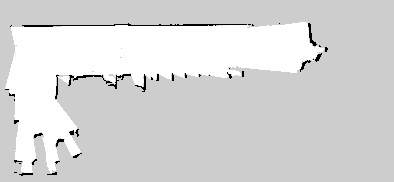
#> input picture Map/map_112_0510.pgm, 394 x 182 px; its folder holds only this picture in this run
$ python calibration_map.py
#> lines starting #> are read from the running program, lines starting #| are printed output that depends on the picture
from PIL import Image
import matplotlib.pyplot as plt
import yaml
import os
import json
import numpy as np

global vertices, dragging
dragging = None

# Define the YAML file path
CURRENT_DIR = os.path.dirname(os.path.abspath(__file__))
MAP_DIR = os.path.join(CURRENT_DIR, "Map")
YAML_FILE = os.path.join(MAP_DIR, "map_112_0510.yaml")
# Load the YAML file
with open(YAML_FILE, "r") as stream:
    data = yaml.safe_load(stream)

# Open the PGM file
IMG_PATH = os.path.join(MAP_DIR, data["image"])
img = Image.open(IMG_PATH)
#> img is the input picture: PIL image 394x182 L; min 0, max 254, mean 215

# get the map config
CONFIG_PATH = os.path.join(MAP_DIR, "map_config.json")
with open(CONFIG_PATH, "r") as f:
#> (reads Map/map_config.json from the repository)
    config_data = json.load(f)
    vertices = np.array(config_data["vertices"], np.int32)


fig, ax = plt.subplots()
# make rectangle from vertices
rectangle = plt.Polygon(vertices, closed=True, fill=False, linewidth=2)
ax.add_patch(rectangle)


def mouse_callback(event):
    global vertices, dragging
    if event.inaxes == ax:
        x, y = event.xdata, event.ydata
        if event.button == 1:  # Left button
            if dragging is None:
                for i, vertex in enumerate(vertices):
                    if abs(vertex[0] - x) < 3 and abs(vertex[1] - y) < 3:
                        dragging = i
            else:
                vertices[dragging] = [x, y]
                rectangle.set_xy(vertices)

        elif event.button == 3:  # Right button
            # quit the plt
            plt.close()

        else:
            dragging = None

    else:
        dragging = None
        fig.canvas.release_mouse(event)

    plt.draw()


# Connect the mouse callback function to the figure


def main():
    # Get the origin
    origin = data["origin"]

    # get the image size
    width, height = img.size
#> width = 394; height = 182

    # Plot the image and origin

    ax.imshow(img, cmap="gray")
    ax.scatter(
        -origin[0] / data["resolution"],
        height - (-origin[1] / data["resolution"]),
        marker="+",
        color="red",
    )
    ax.axis("equal")
    ax.axis("off")

    fig.canvas.mpl_connect("button_press_event", mouse_callback)
    fig.canvas.mpl_connect("button_release_event", mouse_callback)
    fig.canvas.mpl_connect("motion_notify_event", mouse_callback)

    plt.axis("scaled")
    plt.show()
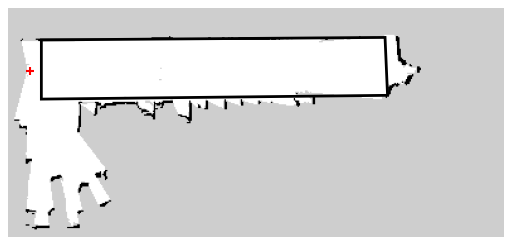
#> figure drawn by matplotlib, 1 panel

    # save the vertices to json file
    config_data["vertices"] = vertices.tolist()
    with open(CONFIG_PATH, "w") as f:
        json.dump(config_data, f)
        print("Saved the vertices to json file.")

    # Save the plot as a PNG file
    # plt.savefig("your_map.png", bbox_inches="tight")
    return None


if __name__ == "__main__":
    main()
